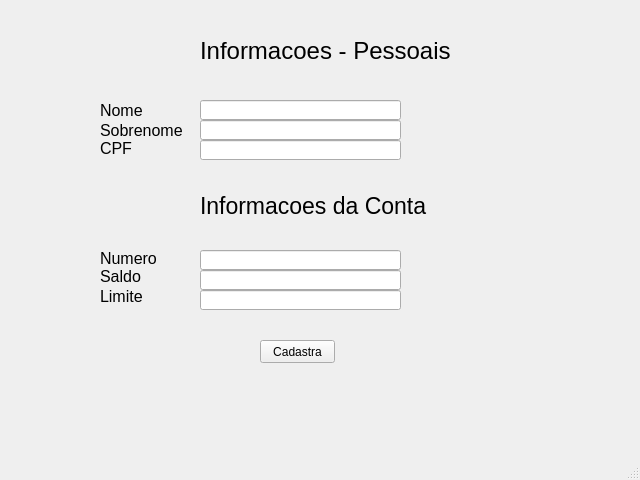
<?xml version="1.0" encoding="UTF-8"?>
<ui version="4.0">
 <class>MainWindow</class>
 <widget class="QMainWindow" name="MainWindow">
  <property name="geometry">
   <rect>
    <x>0</x>
    <y>0</y>
    <width>640</width>
    <height>480</height>
   </rect>
  </property>
  <property name="windowTitle">
   <string>MainWindow</string>
  </property>
  <widget class="QWidget" name="centralwidget">
   <widget class="QLabel" name="label">
    <property name="geometry">
     <rect>
      <x>200</x>
      <y>30</y>
      <width>261</width>
      <height>41</height>
     </rect>
    </property>
    <property name="font">
     <font>
      <pointsize>18</pointsize>
     </font>
    </property>
    <property name="text">
     <string>Informacoes - Pessoais</string>
    </property>
   </widget>
   <widget class="QLabel" name="label_2">
    <property name="geometry">
     <rect>
      <x>100</x>
      <y>100</y>
      <width>47</width>
      <height>20</height>
     </rect>
    </property>
    <property name="font">
     <font>
      <pointsize>12</pointsize>
     </font>
    </property>
    <property name="text">
     <string>Nome</string>
    </property>
   </widget>
   <widget class="QLabel" name="label_3">
    <property name="geometry">
     <rect>
      <x>100</x>
      <y>140</y>
      <width>51</width>
      <height>16</height>
     </rect>
    </property>
    <property name="font">
     <font>
      <pointsize>12</pointsize>
     </font>
    </property>
    <property name="text">
     <string>CPF</string>
    </property>
   </widget>
   <widget class="QLabel" name="label_4">
    <property name="geometry">
     <rect>
      <x>100</x>
      <y>120</y>
      <width>91</width>
      <height>21</height>
     </rect>
    </property>
    <property name="font">
     <font>
      <pointsize>12</pointsize>
     </font>
    </property>
    <property name="text">
     <string>Sobrenome</string>
    </property>
   </widget>
   <widget class="QLineEdit" name="lineEdit">
    <property name="geometry">
     <rect>
      <x>200</x>
      <y>100</y>
      <width>201</width>
      <height>20</height>
     </rect>
    </property>
   </widget>
   <widget class="QLineEdit" name="lineEdit_2">
    <property name="geometry">
     <rect>
      <x>200</x>
      <y>120</y>
      <width>201</width>
      <height>20</height>
     </rect>
    </property>
   </widget>
   <widget class="QLineEdit" name="lineEdit_3">
    <property name="geometry">
     <rect>
      <x>200</x>
      <y>140</y>
      <width>201</width>
      <height>20</height>
     </rect>
    </property>
   </widget>
   <widget class="QLabel" name="label_5">
    <property name="geometry">
     <rect>
      <x>200</x>
      <y>180</y>
      <width>251</width>
      <height>51</height>
     </rect>
    </property>
    <property name="font">
     <font>
      <pointsize>17</pointsize>
     </font>
    </property>
    <property name="text">
     <string>Informacoes da Conta</string>
    </property>
   </widget>
   <widget class="QLabel" name="label_6">
    <property name="geometry">
     <rect>
      <x>100</x>
      <y>250</y>
      <width>61</width>
      <height>16</height>
     </rect>
    </property>
    <property name="font">
     <font>
      <pointsize>12</pointsize>
     </font>
    </property>
    <property name="text">
     <string>Numero</string>
    </property>
   </widget>
   <widget class="QLabel" name="label_7">
    <property name="geometry">
     <rect>
      <x>100</x>
      <y>270</y>
      <width>47</width>
      <height>13</height>
     </rect>
    </property>
    <property name="font">
     <font>
      <pointsize>12</pointsize>
     </font>
    </property>
    <property name="text">
     <string>Saldo</string>
    </property>
   </widget>
   <widget class="QLabel" name="label_8">
    <property name="geometry">
     <rect>
      <x>100</x>
      <y>290</y>
      <width>47</width>
      <height>13</height>
     </rect>
    </property>
    <property name="font">
     <font>
      <pointsize>12</pointsize>
     </font>
    </property>
    <property name="text">
     <string>Limite</string>
    </property>
   </widget>
   <widget class="QLineEdit" name="lineEdit_4">
    <property name="geometry">
     <rect>
      <x>200</x>
      <y>250</y>
      <width>201</width>
      <height>20</height>
     </rect>
    </property>
   </widget>
   <widget class="QLineEdit" name="lineEdit_5">
    <property name="geometry">
     <rect>
      <x>200</x>
      <y>270</y>
      <width>201</width>
      <height>20</height>
     </rect>
    </property>
   </widget>
   <widget class="QLineEdit" name="lineEdit_6">
    <property name="geometry">
     <rect>
      <x>200</x>
      <y>290</y>
      <width>201</width>
      <height>20</height>
     </rect>
    </property>
   </widget>
   <widget class="QPushButton" name="pushButton">
    <property name="geometry">
     <rect>
      <x>260</x>
      <y>340</y>
      <width>75</width>
      <height>23</height>
     </rect>
    </property>
    <property name="text">
     <string>Cadastra</string>
    </property>
   </widget>
  </widget>
  <widget class="QStatusBar" name="statusbar"/>
 </widget>
 <resources/>
 <connections/>
</ui>
